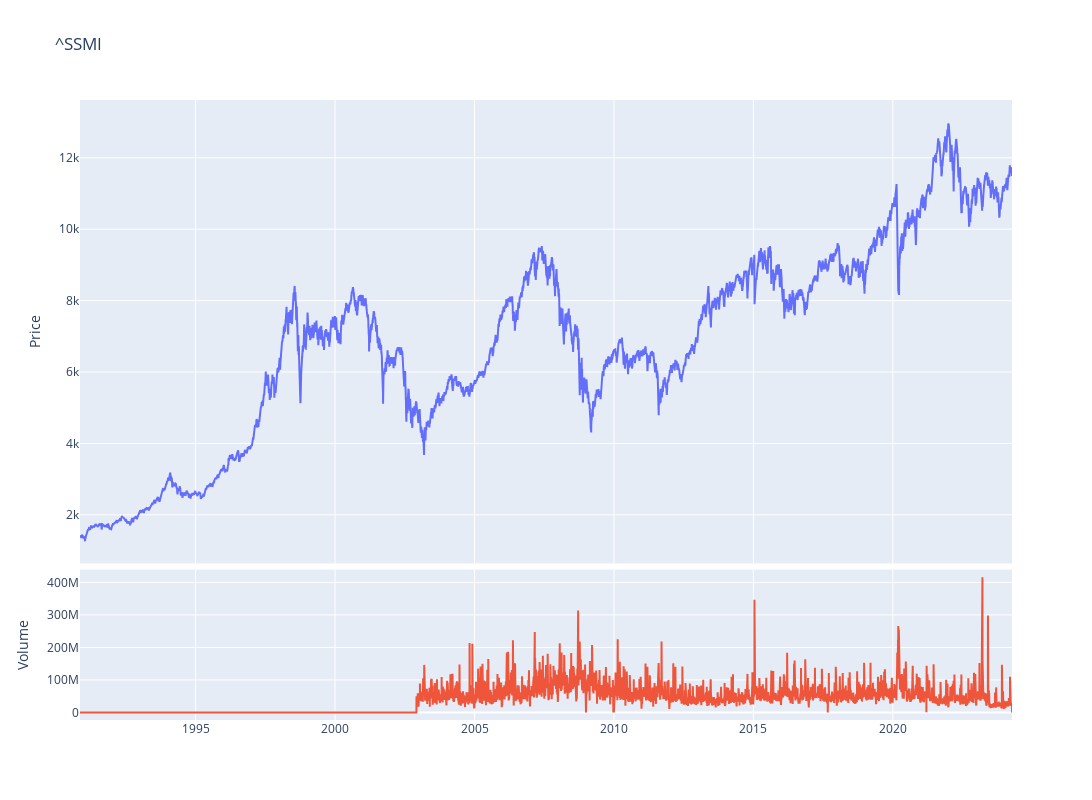

Here is the notebook cell this chart was saved with:
### Code cell
fig = make_subplots(rows=4, cols=1,shared_xaxes=True,vertical_spacing=0.01,specs=[[{'rowspan':3,'colspan':1}],[None],[None],[{'rowspan':1,'colspan':1}]])

# Graph (1,1)
fig.add_trace(go.Scatter(x=stock_ticker.index,y=stock_ticker['Adj Close'],mode="lines",name=f"{ticker}"),row=1, col=1)
# Update xaxis properties
fig.update_yaxes(title_text="Price", row=1, col=1)

# Graph (4,1)
fig.add_trace(go.Scatter(x=stock_ticker.index,y=stock_ticker['Volume'],mode="lines",name='Volume'),row=4, col=1)
fig.update_yaxes(title_text="Volume", row=4, col=1)

fig.update_layout(height=800, width=1300,showlegend=False,title=f"{ticker}")

fig.show()

### Figure 1 — Plotly figure (JSON) as saved in the notebook; plotly's stock layout.template omitted (floating-point values rounded to 4 significant figures; data arrays with more than 128 entries replaced by an {"elided": "..."} marker saying what was removed)
{"data": [{"mode": "lines", "name": "^SSMI", "type": "scatter", "x": {"elided": "8394 str values"}, "xaxis": "x", "y": {"elided": "8394 float values"}, "yaxis": "y"}, {"mode": "lines", "name": "Volume", "type": "scatter", "x": {"elided": "8394 str values"}, "xaxis": "x2", "y": {"elided": "8394 int values"}, "yaxis": "y2"}], "layout": {"height": 800, "showlegend": false, "title": {"text": "^SSMI"}, "width": 1300, "xaxis": {"anchor": "y", "domain": [0, 1], "matches": "x2", "showticklabels": false}, "xaxis2": {"anchor": "y2", "domain": [0, 1]}, "yaxis": {"anchor": "x", "domain": [0.2525, 1], "title": {"text": "Price"}}, "yaxis2": {"anchor": "x2", "domain": [0, 0.2425], "title": {"text": "Volume"}}}}
